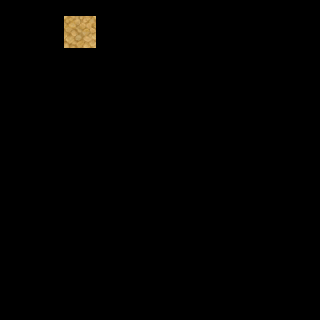

The image is a tile-based game level rendered from a .tmx file. Its description and complete source (layers, tilesets, objects, tile grids) follow:
An orthogonal 20x20 tile map with 16x16 px tiles, 3 tile layers (regions, input_set, output_under0 background), 2 tilesets.

<map version="1.0" orientation="orthogonal" renderorder="right-down" width="20" height="20" tilewidth="16" tileheight="16" nextobjectid="2">
 <properties>
  <property name="NoOverlappingRules" value="true" />
 </properties>
 <tileset firstgid="1" name="ruleset" tilewidth="16" tileheight="16" tilecount="60" columns="10">
  <image source="../tilesets/ruleset.png" width="160" height="96" />
 </tileset>
 <tileset firstgid="61" name="dungeon_a4" tilewidth="16" tileheight="16" tilecount="960" columns="32">
  <image source="../tilesets/dungeon_a4.png" width="512" height="480" />
 </tileset>
 <layer name="regions" width="20" height="20">
  <data encoding="csv">
0,0,0,0,0,0,0,0,0,0,0,0,0,0,0,0,0,0,0,0,
0,0,0,0,1,1,0,0,0,0,0,0,0,0,0,0,0,0,0,0,
0,0,0,0,1,1,0,0,0,0,0,0,0,0,0,0,0,0,0,0,
0,0,0,0,0,0,0,0,0,0,0,0,0,0,0,0,0,0,0,0,
0,0,0,0,0,0,0,0,0,0,0,0,0,0,0,0,0,0,0,0,
0,0,0,0,0,0,0,0,0,0,0,0,0,0,0,0,0,0,0,0,
0,0,0,0,0,0,0,0,0,0,0,0,0,0,0,0,0,0,0,0,
0,0,0,0,0,0,0,0,0,0,0,0,0,0,0,0,0,0,0,0,
0,0,0,0,0,0,0,0,0,0,0,0,0,0,0,0,0,0,0,0,
0,0,0,0,0,0,0,0,0,0,0,0,0,0,0,0,0,0,0,0,
0,0,0,0,0,0,0,0,0,0,0,0,0,0,0,0,0,0,0,0,
0,0,0,0,0,0,0,0,0,0,0,0,0,0,0,0,0,0,0,0,
0,0,0,0,0,0,0,0,0,0,0,0,0,0,0,0,0,0,0,0,
0,0,0,0,0,0,0,0,0,0,0,0,0,0,0,0,0,0,0,0,
0,0,0,0,0,0,0,0,0,0,0,0,0,0,0,0,0,0,0,0,
0,0,0,0,0,0,0,0,0,0,0,0,0,0,0,0,0,0,0,0,
0,0,0,0,0,0,0,0,0,0,0,0,0,0,0,0,0,0,0,0,
0,0,0,0,0,0,0,0,0,0,0,0,0,0,0,0,0,0,0,0,
0,0,0,0,0,0,0,0,0,0,0,0,0,0,0,0,0,0,0,0,
0,0,0,0,0,0,0,0,0,0,0,0,0,0,0,0,0,0,0,0
</data>
 </layer>
 <layer name="input_set" width="20" height="20">
  <data encoding="csv">
0,0,0,0,0,0,0,0,0,0,0,0,0,0,0,0,0,0,0,0,
0,0,0,0,12,12,0,0,0,0,0,0,0,0,0,0,0,0,0,0,
0,0,0,0,12,12,0,0,0,0,0,0,0,0,0,0,0,0,0,0,
0,0,0,0,0,0,0,0,0,0,0,0,0,0,0,0,0,0,0,0,
0,0,0,0,0,0,0,0,0,0,0,0,0,0,0,0,0,0,0,0,
0,0,0,0,0,0,0,0,0,0,0,0,0,0,0,0,0,0,0,0,
0,0,0,0,0,0,0,0,0,0,0,0,0,0,0,0,0,0,0,0,
0,0,0,0,0,0,0,0,0,0,0,0,0,0,0,0,0,0,0,0,
0,0,0,0,0,0,0,0,0,0,0,0,0,0,0,0,0,0,0,0,
0,0,0,0,0,0,0,0,0,0,0,0,0,0,0,0,0,0,0,0,
0,0,0,0,0,0,0,0,0,0,0,0,0,0,0,0,0,0,0,0,
0,0,0,0,0,0,0,0,0,0,0,0,0,0,0,0,0,0,0,0,
0,0,0,0,0,0,0,0,0,0,0,0,0,0,0,0,0,0,0,0,
0,0,0,0,0,0,0,0,0,0,0,0,0,0,0,0,0,0,0,0,
0,0,0,0,0,0,0,0,0,0,0,0,0,0,0,0,0,0,0,0,
0,0,0,0,0,0,0,0,0,0,0,0,0,0,0,0,0,0,0,0,
0,0,0,0,0,0,0,0,0,0,0,0,0,0,0,0,0,0,0,0,
0,0,0,0,0,0,0,0,0,0,0,0,0,0,0,0,0,0,0,0,
0,0,0,0,0,0,0,0,0,0,0,0,0,0,0,0,0,0,0,0,
0,0,0,0,0,0,0,0,0,0,0,0,0,0,0,0,0,0,0,0
</data>
 </layer>
 <layer name="output_under0 background" width="20" height="20">
  <data encoding="csv">
0,0,0,0,0,0,0,0,0,0,0,0,0,0,0,0,0,0,0,0,
0,0,0,0,191,190,0,0,0,0,0,0,0,0,0,0,0,0,0,0,
0,0,0,0,159,158,0,0,0,0,0,0,0,0,0,0,0,0,0,0,
0,0,0,0,0,0,0,0,0,0,0,0,0,0,0,0,0,0,0,0,
0,0,0,0,0,0,0,0,0,0,0,0,0,0,0,0,0,0,0,0,
0,0,0,0,0,0,0,0,0,0,0,0,0,0,0,0,0,0,0,0,
0,0,0,0,0,0,0,0,0,0,0,0,0,0,0,0,0,0,0,0,
0,0,0,0,0,0,0,0,0,0,0,0,0,0,0,0,0,0,0,0,
0,0,0,0,0,0,0,0,0,0,0,0,0,0,0,0,0,0,0,0,
0,0,0,0,0,0,0,0,0,0,0,0,0,0,0,0,0,0,0,0,
0,0,0,0,0,0,0,0,0,0,0,0,0,0,0,0,0,0,0,0,
0,0,0,0,0,0,0,0,0,0,0,0,0,0,0,0,0,0,0,0,
0,0,0,0,0,0,0,0,0,0,0,0,0,0,0,0,0,0,0,0,
0,0,0,0,0,0,0,0,0,0,0,0,0,0,0,0,0,0,0,0,
0,0,0,0,0,0,0,0,0,0,0,0,0,0,0,0,0,0,0,0,
0,0,0,0,0,0,0,0,0,0,0,0,0,0,0,0,0,0,0,0,
0,0,0,0,0,0,0,0,0,0,0,0,0,0,0,0,0,0,0,0,
0,0,0,0,0,0,0,0,0,0,0,0,0,0,0,0,0,0,0,0,
0,0,0,0,0,0,0,0,0,0,0,0,0,0,0,0,0,0,0,0,
0,0,0,0,0,0,0,0,0,0,0,0,0,0,0,0,0,0,0,0
</data>
 </layer>
</map>
